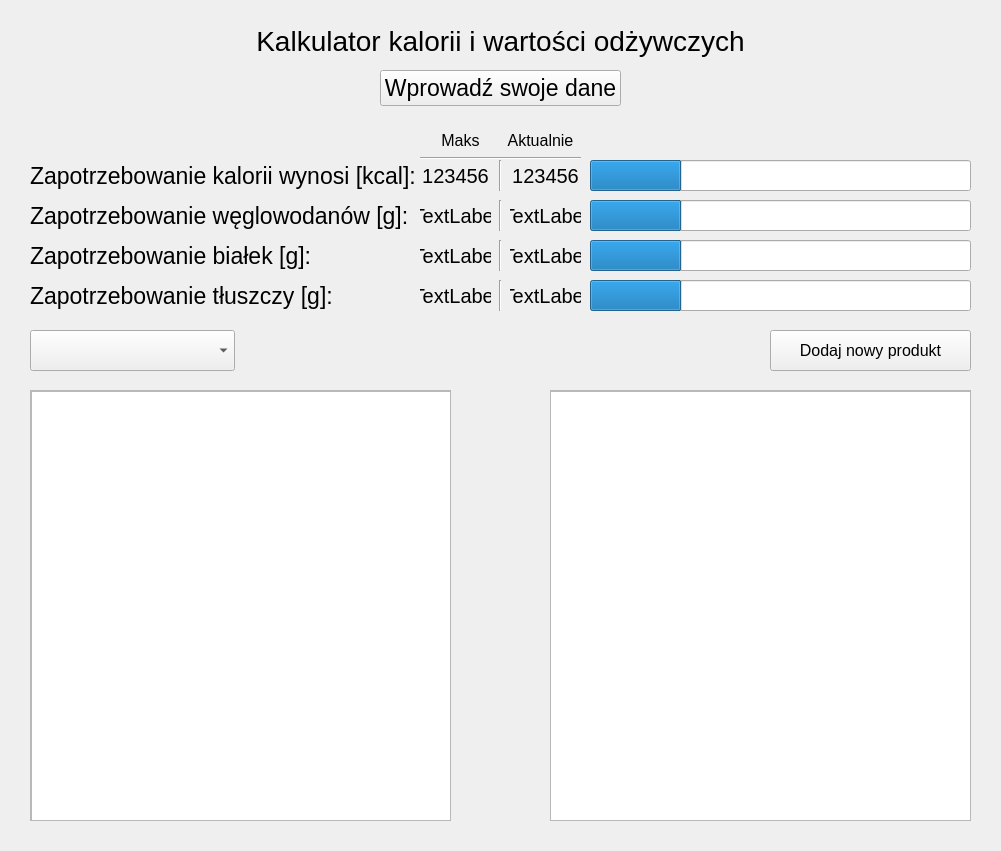
<?xml version="1.0" encoding="UTF-8"?>
<ui version="4.0">
 <class>MainWindow</class>
 <widget class="QMainWindow" name="MainWindow">
  <property name="geometry">
   <rect>
    <x>0</x>
    <y>0</y>
    <width>1001</width>
    <height>851</height>
   </rect>
  </property>
  <property name="windowTitle">
   <string>MainWindow</string>
  </property>
  <widget class="QWidget" name="centralwidget">
   <widget class="QLabel" name="header">
    <property name="geometry">
     <rect>
      <x>0</x>
      <y>10</y>
      <width>1001</width>
      <height>61</height>
     </rect>
    </property>
    <property name="font">
     <font>
      <pointsize>21</pointsize>
     </font>
    </property>
    <property name="autoFillBackground">
     <bool>false</bool>
    </property>
    <property name="text">
     <string>Kalkulator kalorii i wartości odżywczych</string>
    </property>
    <property name="textFormat">
     <enum>Qt::AutoText</enum>
    </property>
    <property name="scaledContents">
     <bool>true</bool>
    </property>
    <property name="alignment">
     <set>Qt::AlignCenter</set>
    </property>
    <property name="wordWrap">
     <bool>false</bool>
    </property>
   </widget>
   <widget class="QLabel" name="labelKcal">
    <property name="geometry">
     <rect>
      <x>30</x>
      <y>160</y>
      <width>401</width>
      <height>31</height>
     </rect>
    </property>
    <property name="font">
     <font>
      <pointsize>17</pointsize>
     </font>
    </property>
    <property name="text">
     <string>Zapotrzebowanie kalorii wynosi [kcal]: </string>
    </property>
   </widget>
   <widget class="QLabel" name="labelWegl">
    <property name="geometry">
     <rect>
      <x>30</x>
      <y>200</y>
      <width>401</width>
      <height>31</height>
     </rect>
    </property>
    <property name="font">
     <font>
      <pointsize>17</pointsize>
     </font>
    </property>
    <property name="text">
     <string>Zapotrzebowanie węglowodanów [g]: </string>
    </property>
   </widget>
   <widget class="QLabel" name="labelBia">
    <property name="geometry">
     <rect>
      <x>30</x>
      <y>240</y>
      <width>381</width>
      <height>31</height>
     </rect>
    </property>
    <property name="font">
     <font>
      <pointsize>17</pointsize>
     </font>
    </property>
    <property name="text">
     <string>Zapotrzebowanie białek [g]:</string>
    </property>
   </widget>
   <widget class="QLabel" name="labelTlu">
    <property name="geometry">
     <rect>
      <x>30</x>
      <y>280</y>
      <width>351</width>
      <height>31</height>
     </rect>
    </property>
    <property name="font">
     <font>
      <pointsize>17</pointsize>
     </font>
    </property>
    <property name="text">
     <string>Zapotrzebowanie tłuszczy [g]:</string>
    </property>
   </widget>
   <widget class="QLabel" name="valueKcal">
    <property name="geometry">
     <rect>
      <x>420</x>
      <y>160</y>
      <width>71</width>
      <height>31</height>
     </rect>
    </property>
    <property name="font">
     <font>
      <pointsize>15</pointsize>
     </font>
    </property>
    <property name="text">
     <string>123456</string>
    </property>
    <property name="alignment">
     <set>Qt::AlignCenter</set>
    </property>
   </widget>
   <widget class="QLabel" name="valueWegl">
    <property name="geometry">
     <rect>
      <x>420</x>
      <y>200</y>
      <width>71</width>
      <height>31</height>
     </rect>
    </property>
    <property name="font">
     <font>
      <pointsize>15</pointsize>
     </font>
    </property>
    <property name="text">
     <string>TextLabel</string>
    </property>
    <property name="alignment">
     <set>Qt::AlignCenter</set>
    </property>
   </widget>
   <widget class="QLabel" name="valueBia">
    <property name="geometry">
     <rect>
      <x>420</x>
      <y>240</y>
      <width>71</width>
      <height>31</height>
     </rect>
    </property>
    <property name="font">
     <font>
      <pointsize>15</pointsize>
     </font>
    </property>
    <property name="text">
     <string>TextLabel</string>
    </property>
    <property name="alignment">
     <set>Qt::AlignCenter</set>
    </property>
   </widget>
   <widget class="QLabel" name="valueTlu">
    <property name="geometry">
     <rect>
      <x>420</x>
      <y>280</y>
      <width>71</width>
      <height>31</height>
     </rect>
    </property>
    <property name="font">
     <font>
      <pointsize>15</pointsize>
     </font>
    </property>
    <property name="text">
     <string>TextLabel</string>
    </property>
    <property name="alignment">
     <set>Qt::AlignCenter</set>
    </property>
   </widget>
   <widget class="QScrollArea" name="scrollAreaProducts">
    <property name="geometry">
     <rect>
      <x>30</x>
      <y>390</y>
      <width>421</width>
      <height>431</height>
     </rect>
    </property>
    <property name="widgetResizable">
     <bool>true</bool>
    </property>
    <widget class="QWidget" name="scrollAreaProducts_2">
     <property name="geometry">
      <rect>
       <x>0</x>
       <y>0</y>
       <width>419</width>
       <height>429</height>
      </rect>
     </property>
     <widget class="QTableWidget" name="tableWidgetProducts">
      <property name="geometry">
       <rect>
        <x>0</x>
        <y>0</y>
        <width>421</width>
        <height>481</height>
       </rect>
      </property>
     </widget>
    </widget>
   </widget>
   <widget class="QScrollArea" name="scrollAreaSelectedProducts">
    <property name="geometry">
     <rect>
      <x>550</x>
      <y>390</y>
      <width>421</width>
      <height>431</height>
     </rect>
    </property>
    <property name="widgetResizable">
     <bool>true</bool>
    </property>
    <widget class="QWidget" name="scrollAreaSelectedProducts_2">
     <property name="geometry">
      <rect>
       <x>0</x>
       <y>0</y>
       <width>419</width>
       <height>429</height>
      </rect>
     </property>
     <widget class="QTableWidget" name="tableWidgetSelectedProducts">
      <property name="geometry">
       <rect>
        <x>-1</x>
        <y>0</y>
        <width>431</width>
        <height>481</height>
       </rect>
      </property>
     </widget>
    </widget>
   </widget>
   <widget class="QComboBox" name="comboTypes">
    <property name="geometry">
     <rect>
      <x>30</x>
      <y>330</y>
      <width>205</width>
      <height>41</height>
     </rect>
    </property>
    <property name="font">
     <font>
      <pointsize>12</pointsize>
     </font>
    </property>
   </widget>
   <widget class="QProgressBar" name="progressKcal">
    <property name="geometry">
     <rect>
      <x>590</x>
      <y>160</y>
      <width>381</width>
      <height>31</height>
     </rect>
    </property>
    <property name="value">
     <number>24</number>
    </property>
    <property name="textVisible">
     <bool>false</bool>
    </property>
    <property name="textDirection">
     <enum>QProgressBar::TopToBottom</enum>
    </property>
    <property name="format">
     <string>%p</string>
    </property>
   </widget>
   <widget class="QProgressBar" name="progressWegl">
    <property name="geometry">
     <rect>
      <x>590</x>
      <y>200</y>
      <width>381</width>
      <height>31</height>
     </rect>
    </property>
    <property name="value">
     <number>24</number>
    </property>
    <property name="textVisible">
     <bool>false</bool>
    </property>
    <property name="textDirection">
     <enum>QProgressBar::TopToBottom</enum>
    </property>
    <property name="format">
     <string>%p</string>
    </property>
   </widget>
   <widget class="QProgressBar" name="progressBia">
    <property name="geometry">
     <rect>
      <x>590</x>
      <y>240</y>
      <width>381</width>
      <height>31</height>
     </rect>
    </property>
    <property name="value">
     <number>24</number>
    </property>
    <property name="textVisible">
     <bool>false</bool>
    </property>
    <property name="textDirection">
     <enum>QProgressBar::TopToBottom</enum>
    </property>
    <property name="format">
     <string>%p</string>
    </property>
   </widget>
   <widget class="QProgressBar" name="progressTlu">
    <property name="geometry">
     <rect>
      <x>590</x>
      <y>280</y>
      <width>381</width>
      <height>31</height>
     </rect>
    </property>
    <property name="value">
     <number>24</number>
    </property>
    <property name="textVisible">
     <bool>false</bool>
    </property>
    <property name="invertedAppearance">
     <bool>false</bool>
    </property>
    <property name="textDirection">
     <enum>QProgressBar::TopToBottom</enum>
    </property>
    <property name="format">
     <string>%p</string>
    </property>
   </widget>
   <widget class="QPushButton" name="insertDataButton">
    <property name="geometry">
     <rect>
      <x>380</x>
      <y>70</y>
      <width>241</width>
      <height>36</height>
     </rect>
    </property>
    <property name="sizePolicy">
     <sizepolicy hsizetype="Maximum" vsizetype="Fixed">
      <horstretch>0</horstretch>
      <verstretch>0</verstretch>
     </sizepolicy>
    </property>
    <property name="font">
     <font>
      <pointsize>17</pointsize>
     </font>
    </property>
    <property name="text">
     <string>Wprowadź swoje dane</string>
    </property>
   </widget>
   <widget class="QLabel" name="valueActualKcal">
    <property name="geometry">
     <rect>
      <x>510</x>
      <y>160</y>
      <width>71</width>
      <height>31</height>
     </rect>
    </property>
    <property name="font">
     <font>
      <pointsize>15</pointsize>
     </font>
    </property>
    <property name="text">
     <string>123456</string>
    </property>
    <property name="alignment">
     <set>Qt::AlignCenter</set>
    </property>
   </widget>
   <widget class="QLabel" name="valueActualWegl">
    <property name="geometry">
     <rect>
      <x>510</x>
      <y>200</y>
      <width>71</width>
      <height>31</height>
     </rect>
    </property>
    <property name="font">
     <font>
      <pointsize>15</pointsize>
     </font>
    </property>
    <property name="text">
     <string>TextLabel</string>
    </property>
    <property name="alignment">
     <set>Qt::AlignCenter</set>
    </property>
   </widget>
   <widget class="QLabel" name="valueActualTlu">
    <property name="geometry">
     <rect>
      <x>510</x>
      <y>280</y>
      <width>71</width>
      <height>31</height>
     </rect>
    </property>
    <property name="font">
     <font>
      <pointsize>15</pointsize>
     </font>
    </property>
    <property name="text">
     <string>TextLabel</string>
    </property>
    <property name="alignment">
     <set>Qt::AlignCenter</set>
    </property>
   </widget>
   <widget class="QLabel" name="valueActualBia">
    <property name="geometry">
     <rect>
      <x>510</x>
      <y>240</y>
      <width>71</width>
      <height>31</height>
     </rect>
    </property>
    <property name="font">
     <font>
      <pointsize>15</pointsize>
     </font>
    </property>
    <property name="text">
     <string>TextLabel</string>
    </property>
    <property name="alignment">
     <set>Qt::AlignCenter</set>
    </property>
   </widget>
   <widget class="QPushButton" name="buttonNewProduct">
    <property name="geometry">
     <rect>
      <x>770</x>
      <y>330</y>
      <width>201</width>
      <height>41</height>
     </rect>
    </property>
    <property name="font">
     <font>
      <pointsize>12</pointsize>
     </font>
    </property>
    <property name="text">
     <string>Dodaj nowy produkt</string>
    </property>
   </widget>
   <widget class="Line" name="line">
    <property name="geometry">
     <rect>
      <x>490</x>
      <y>160</y>
      <width>20</width>
      <height>31</height>
     </rect>
    </property>
    <property name="orientation">
     <enum>Qt::Vertical</enum>
    </property>
   </widget>
   <widget class="Line" name="line_2">
    <property name="geometry">
     <rect>
      <x>490</x>
      <y>200</y>
      <width>21</width>
      <height>31</height>
     </rect>
    </property>
    <property name="orientation">
     <enum>Qt::Vertical</enum>
    </property>
   </widget>
   <widget class="Line" name="line_3">
    <property name="geometry">
     <rect>
      <x>490</x>
      <y>240</y>
      <width>21</width>
      <height>31</height>
     </rect>
    </property>
    <property name="orientation">
     <enum>Qt::Vertical</enum>
    </property>
   </widget>
   <widget class="Line" name="line_4">
    <property name="geometry">
     <rect>
      <x>490</x>
      <y>280</y>
      <width>21</width>
      <height>31</height>
     </rect>
    </property>
    <property name="orientation">
     <enum>Qt::Vertical</enum>
    </property>
   </widget>
   <widget class="QLabel" name="labelMax">
    <property name="geometry">
     <rect>
      <x>420</x>
      <y>130</y>
      <width>81</width>
      <height>21</height>
     </rect>
    </property>
    <property name="font">
     <font>
      <pointsize>12</pointsize>
     </font>
    </property>
    <property name="text">
     <string>Maks</string>
    </property>
    <property name="alignment">
     <set>Qt::AlignCenter</set>
    </property>
   </widget>
   <widget class="QLabel" name="labelActual">
    <property name="geometry">
     <rect>
      <x>500</x>
      <y>130</y>
      <width>81</width>
      <height>21</height>
     </rect>
    </property>
    <property name="font">
     <font>
      <pointsize>12</pointsize>
     </font>
    </property>
    <property name="text">
     <string>Aktualnie</string>
    </property>
    <property name="alignment">
     <set>Qt::AlignCenter</set>
    </property>
   </widget>
   <widget class="Line" name="line_5">
    <property name="geometry">
     <rect>
      <x>420</x>
      <y>150</y>
      <width>161</width>
      <height>16</height>
     </rect>
    </property>
    <property name="orientation">
     <enum>Qt::Horizontal</enum>
    </property>
   </widget>
  </widget>
 </widget>
 <resources/>
 <connections/>
</ui>
